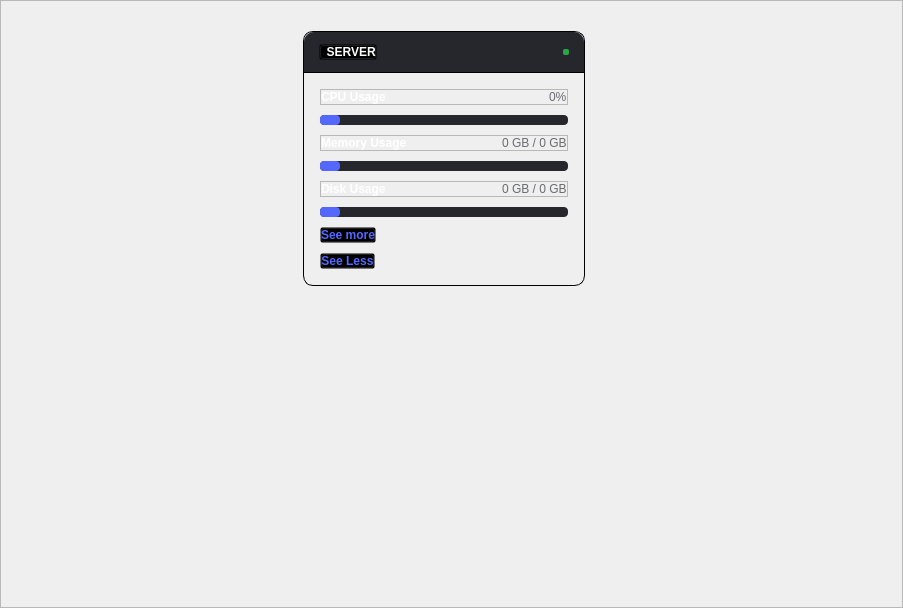
              <widget class="QWidget" name="scrollAreaWidgetContents">
               <property name="geometry">
                <rect>
                 <x>0</x>
                 <y>0</y>
                 <width>903</width>
                 <height>608</height>
                </rect>
               </property>
               <layout class="QVBoxLayout" name="verticalLayout_4">
                <property name="spacing">
                 <number>0</number>
                </property>
                <property name="leftMargin">
                 <number>0</number>
                </property>
                <property name="topMargin">
                 <number>0</number>
                </property>
                <property name="rightMargin">
                 <number>0</number>
                </property>
                <property name="bottomMargin">
                 <number>0</number>
                </property>
                <item>
                 <widget class="QFrame" name="cards">
                  <property name="styleSheet">
                   <string notr="true">QFrame#cards {
	padding: 30px;
	padding-right: 45px;
}</string>
                  </property>
                  <property name="frameShape">
                   <enum>QFrame::StyledPanel</enum>
                  </property>
                  <property name="frameShadow">
                   <enum>QFrame::Raised</enum>
                  </property>
                  <layout class="QGridLayout" name="gridLayout">
                   <property name="leftMargin">
                    <number>0</number>
                   </property>
                   <property name="topMargin">
                    <number>0</number>
                   </property>
                   <property name="rightMargin">
                    <number>0</number>
                   </property>
                   <property name="bottomMargin">
                    <number>0</number>
                   </property>
                   <property name="spacing">
                    <number>20</number>
                   </property>
                   <item row="0" column="0" alignment="Qt::AlignTop">
                    <widget class="QFrame" name="card">
                     <property name="styleSheet">
                      <string notr="true">QFrame#card {
	border: 1px solid black;
	border-radius: 10px;
	background-color: transparent;
	max-width: 280px;
	max-height: 255px;
}

</string>
                     </property>
                     <property name="frameShape">
                      <enum>QFrame::StyledPanel</enum>
                     </property>
                     <property name="frameShadow">
                      <enum>QFrame::Raised</enum>
                     </property>
                     <layout class="QVBoxLayout" name="verticalLayout_5">
                      <property name="spacing">
                       <number>0</number>
                      </property>
                      <property name="leftMargin">
                       <number>0</number>
                      </property>
                      <property name="topMargin">
                       <number>0</number>
                      </property>
                      <property name="rightMargin">
                       <number>0</number>
                      </property>
                      <property name="bottomMargin">
                       <number>0</number>
                      </property>
                      <item alignment="Qt::AlignTop">
                       <widget class="QFrame" name="cardHeader">
                        <property name="styleSheet">
                         <string notr="true">QFrame#cardHeader {
min-height: 40px;
max-height: 40px;
border-bottom: 1px solid black;
border-top-left-radius: 10px;
border-top-right-radius: 10px;
background-color: #26272D;
}</string>
                        </property>
                        <property name="frameShape">
                         <enum>QFrame::StyledPanel</enum>
                        </property>
                        <property name="frameShadow">
                         <enum>QFrame::Raised</enum>
                        </property>
                        <layout class="QHBoxLayout" name="horizontalLayout_7">
                         <property name="spacing">
                          <number>0</number>
                         </property>
                         <property name="leftMargin">
                          <number>0</number>
                         </property>
                         <property name="topMargin">
                          <number>0</number>
                         </property>
                         <property name="rightMargin">
                          <number>0</number>
                         </property>
                         <property name="bottomMargin">
                          <number>0</number>
                         </property>
                         <item alignment="Qt::AlignLeft">
                          <widget class="QPushButton" name="PC">
                           <property name="styleSheet">
                            <string notr="true">font-family: &quot;Segoe UI&quot;, sans-serif;
font-size: 12px;
font-weight: 500;
color: white;
background-color: transparent;
text-align: left;
margin-left: 15px;</string>
                           </property>
                           <property name="text">
                            <string>  SERVER</string>
                           </property>
                           <property name="icon">
                            <iconset resource="resources.qrc">
                             <normaloff>:/images/resources/icons_alt/monitor.svg</normaloff>:/images/resources/icons_alt/monitor.svg</iconset>
                           </property>
                          </widget>
                         </item>
                         <item>
                          <widget class="QLabel" name="status">
                           <property name="styleSheet">
                            <string notr="true">QLabel#status {
	min-width: 6px;
	max-height: 6px;
	min-width: 6px;
	max-width: 6px;
	border-radius: 2px;
	background-color: #28A745;
	margin-right: 15px;
}</string>
                           </property>
                           <property name="text">
                            <string/>
                           </property>
                          </widget>
                         </item>
                        </layout>
                       </widget>
                      </item>
                      <item>
                       <widget class="QFrame" name="cardContent">
                        <property name="styleSheet">
                         <string notr="true">QFrame#cardContent {
	padding: 15px;
	background-color: transparent;
}</string>
                        </property>
                        <property name="frameShape">
                         <enum>QFrame::StyledPanel</enum>
                        </property>
                        <property name="frameShadow">
                         <enum>QFrame::Raised</enum>
                        </property>
                        <layout class="QVBoxLayout" name="verticalLayout_6">
                         <property name="spacing">
                          <number>0</number>
                         </property>
                         <property name="leftMargin">
                          <number>0</number>
                         </property>
                         <property name="topMargin">
                          <number>0</number>
                         </property>
                         <property name="rightMargin">
                          <number>0</number>
                         </property>
                         <property name="bottomMargin">
                          <number>0</number>
                         </property>
                         <item>
                          <widget class="QFrame" name="cpuUsage">
                           <property name="sizePolicy">
                            <sizepolicy hsizetype="Preferred" vsizetype="Fixed">
                             <horstretch>0</horstretch>
                             <verstretch>0</verstretch>
                            </sizepolicy>
                           </property>
                           <property name="styleSheet">
                            <string notr="true">QFrame#cpuUsage {
	margin-bottom: 10px;
}</string>
                           </property>
                           <property name="frameShape">
                            <enum>QFrame::StyledPanel</enum>
                           </property>
                           <property name="frameShadow">
                            <enum>QFrame::Raised</enum>
                           </property>
                           <layout class="QHBoxLayout" name="horizontalLayout_9">
                            <property name="spacing">
                             <number>0</number>
                            </property>
                            <property name="leftMargin">
                             <number>0</number>
                            </property>
                            <property name="topMargin">
                             <number>0</number>
                            </property>
                            <property name="rightMargin">
                             <number>0</number>
                            </property>
                            <property name="bottomMargin">
                             <number>0</number>
                            </property>
                            <item alignment="Qt::AlignTop">
                             <widget class="QLabel" name="txtCpuUsage">
                              <property name="styleSheet">
                               <string notr="true">QLabel#txtCpuUsage {
	font-family: &quot;Segoe UI&quot;, sans-serif;
	font-size: 12px;
	font-weight: 500;
	color: white;
}</string>
                              </property>
                              <property name="text">
                               <string>CPU Usage</string>
                              </property>
                             </widget>
                            </item>
                            <item alignment="Qt::AlignRight|Qt::AlignTop">
                             <widget class="QLabel" name="cpuUsageValueText">
                              <property name="styleSheet">
                               <string notr="true">QLabel#cpuUsageValueText {
	font-family: &quot;Segoe UI&quot;, sans-serif;
	color: #6a6b70;
}
</string>
                              </property>
                              <property name="text">
                               <string>0%</string>
                              </property>
                             </widget>
                            </item>
                           </layout>
                          </widget>
                         </item>
                         <item alignment="Qt::AlignTop">
                          <widget class="QFrame" name="cpuUsageBar">
                           <property name="sizePolicy">
                            <sizepolicy hsizetype="Preferred" vsizetype="Preferred">
                             <horstretch>0</horstretch>
                             <verstretch>0</verstretch>
                            </sizepolicy>
                           </property>
                           <property name="styleSheet">
                            <string notr="true">QFrame#cpuUsageBar {
    background-color: #26272D;
    border-radius: 4px;
	
	min-width: 248px;
	max-width: 248px;

	min-height: 10px;
	max-height: 10px;
}</string>
                           </property>
                           <property name="frameShape">
                            <enum>QFrame::StyledPanel</enum>
                           </property>
                           <property name="frameShadow">
                            <enum>QFrame::Raised</enum>
                           </property>
                           <layout class="QHBoxLayout" name="horizontalLayout_8">
                            <property name="spacing">
                             <number>0</number>
                            </property>
                            <property name="leftMargin">
                             <number>0</number>
                            </property>
                            <property name="topMargin">
                             <number>0</number>
                            </property>
                            <property name="rightMargin">
                             <number>0</number>
                            </property>
                            <property name="bottomMargin">
                             <number>0</number>
                            </property>
                            <item>
                             <widget class="QLabel" name="cpuUsageValue">
                              <property name="styleSheet">
                               <string notr="true">QFrame#cpuUsageValue {
	min-height: 10px;
	border-radius: 4px;
	background-color: #5468ff;
	min-width: 20px;
}

</string>
                              </property>
                              <property name="text">
                               <string/>
                              </property>
                             </widget>
                            </item>
                            <item>
                             <spacer name="horizontalSpacer_5">
                              <property name="orientation">
                               <enum>Qt::Horizontal</enum>
                              </property>
                              <property name="sizeHint" stdset="0">
                               <size>
                                <width>40</width>
                                <height>20</height>
                               </size>
                              </property>
                             </spacer>
                            </item>
                           </layout>
                          </widget>
                         </item>
                         <item>
                          <widget class="QFrame" name="memoryUsage">
                           <property name="sizePolicy">
                            <sizepolicy hsizetype="Preferred" vsizetype="Fixed">
                             <horstretch>0</horstretch>
                             <verstretch>0</verstretch>
                            </sizepolicy>
                           </property>
                           <property name="styleSheet">
                            <string notr="true">QFrame#memoryUsage {
	margin-bottom: 10px;
	margin-top: 10px;
}</string>
                           </property>
                           <property name="frameShape">
                            <enum>QFrame::StyledPanel</enum>
                           </property>
                           <property name="frameShadow">
                            <enum>QFrame::Raised</enum>
                           </property>
                           <layout class="QHBoxLayout" name="horizontalLayout_4">
                            <property name="spacing">
                             <number>0</number>
                            </property>
                            <property name="leftMargin">
                             <number>0</number>
                            </property>
                            <property name="topMargin">
                             <number>0</number>
                            </property>
                            <property name="rightMargin">
                             <number>0</number>
                            </property>
                            <property name="bottomMargin">
                             <number>0</number>
                            </property>
                            <item alignment="Qt::AlignTop">
                             <widget class="QLabel" name="memoryUsageLabel">
                              <property name="styleSheet">
                               <string notr="true">QLabel#memoryUsageLabel {
	font-family: &quot;Segoe UI&quot;, sans-serif;
	font-size: 12px;
	font-weight: 500;
	color: white;
}</string>
                              </property>
                              <property name="text">
                               <string>Memory Usage</string>
                              </property>
                             </widget>
                            </item>
                            <item alignment="Qt::AlignRight|Qt::AlignTop">
                             <widget class="QLabel" name="memoryUsageText">
                              <property name="styleSheet">
                               <string notr="true">QLabel#memoryUsageText {
	font-family: &quot;Segoe UI&quot;, sans-serif;
	color: #6a6b70;
}
</string>
                              </property>
                              <property name="text">
                               <string>0 GB / 0 GB</string>
                              </property>
                             </widget>
                            </item>
                           </layout>
                          </widget>
                         </item>
                         <item>
                          <widget class="QFrame" name="memoryUsageBar">
                           <property name="styleSheet">
                            <string notr="true">QFrame#memoryUsageBar {
    background-color: #26272D;
    border-radius: 4px;
	
	min-width: 248px;
	max-width: 248px;

	min-height: 10px;
	max-height: 10px;
}</string>
                           </property>
                           <property name="frameShape">
                            <enum>QFrame::StyledPanel</enum>
                           </property>
                           <property name="frameShadow">
                            <enum>QFrame::Raised</enum>
                           </property>
                           <layout class="QHBoxLayout" name="horizontalLayout_11">
                            <property name="spacing">
                             <number>0</number>
                            </property>
                            <property name="leftMargin">
                             <number>0</number>
                            </property>
                            <property name="topMargin">
                             <number>0</number>
                            </property>
                            <property name="rightMargin">
                             <number>0</number>
                            </property>
                            <property name="bottomMargin">
                             <number>0</number>
                            </property>
                            <item>
                             <widget class="QLabel" name="memoryUsageBarValue">
                              <property name="styleSheet">
                               <string notr="true">QFrame#memoryUsageBarValue {
	min-height: 10px;
	border-radius: 4px;
	background-color: #5468ff;
	min-width: 20px;
}

</string>
                              </property>
                              <property name="text">
                               <string/>
                              </property>
                             </widget>
                            </item>
                            <item>
                             <spacer name="horizontalSpacer_2">
                              <property name="orientation">
                               <enum>Qt::Horizontal</enum>
                              </property>
                              <property name="sizeHint" stdset="0">
                               <size>
                                <width>215</width>
                                <height>7</height>
                               </size>
                              </property>
                             </spacer>
                            </item>
                           </layout>
                          </widget>
                         </item>
                         <item>
                          <widget class="QFrame" name="diskUsage">
                           <property name="sizePolicy">
                            <sizepolicy hsizetype="Preferred" vsizetype="Fixed">
                             <horstretch>0</horstretch>
                             <verstretch>0</verstretch>
                            </sizepolicy>
                           </property>
                           <property name="styleSheet">
                            <string notr="true">QFrame#diskUsage {
	margin-bottom: 10px;
	margin-top: 10px;
}</string>
                           </property>
                           <property name="frameShape">
                            <enum>QFrame::StyledPanel</enum>
                           </property>
                           <property name="frameShadow">
                            <enum>QFrame::Raised</enum>
                           </property>
                           <layout class="QHBoxLayout" name="horizontalLayout_12">
                            <property name="spacing">
                             <number>0</number>
                            </property>
                            <property name="leftMargin">
                             <number>0</number>
                            </property>
                            <property name="topMargin">
                             <number>0</number>
                            </property>
                            <property name="rightMargin">
                             <number>0</number>
                            </property>
                            <property name="bottomMargin">
                             <number>0</number>
                            </property>
                            <item>
                             <widget class="QLabel" name="diskUsageLabel">
                              <property name="styleSheet">
                               <string notr="true">QLabel#diskUsageLabel {
	font-family: &quot;Segoe UI&quot;, sans-serif;
	font-size: 12px;
	font-weight: 500;
	color: white;
}</string>
                              </property>
                              <property name="text">
                               <string>Disk Usage</string>
                              </property>
                             </widget>
                            </item>
                            <item alignment="Qt::AlignRight">
                             <widget class="QLabel" name="diskUsageText">
                              <property name="styleSheet">
                               <string notr="true">QLabel#diskUsageText {
	font-family: &quot;Segoe UI&quot;, sans-serif;
	color: #6a6b70;
}
</string>
                              </property>
                              <property name="text">
                               <string>0 GB / 0 GB</string>
                              </property>
                             </widget>
                            </item>
                           </layout>
                          </widget>
                         </item>
                         <item>
                          <widget class="QFrame" name="diskUsageBar">
                           <property name="styleSheet">
                            <string notr="true">QFrame#diskUsageBar {
    background-color: #26272D;
    border-radius: 4px;
	
	min-width: 248px;
	max-width: 248px;

	min-height: 10px;
	max-height: 10px;
}</string>
                           </property>
                           <property name="frameShape">
                            <enum>QFrame::StyledPanel</enum>
                           </property>
                           <property name="frameShadow">
                            <enum>QFrame::Raised</enum>
                           </property>
                           <layout class="QHBoxLayout" name="horizontalLayout_14">
                            <property name="spacing">
                             <number>0</number>
                            </property>
                            <property name="leftMargin">
                             <number>0</number>
                            </property>
                            <property name="topMargin">
                             <number>0</number>
                            </property>
                            <property name="rightMargin">
                             <number>0</number>
                            </property>
                            <property name="bottomMargin">
                             <number>0</number>
                            </property>
                            <item>
                             <widget class="QLabel" name="diskUsageBarValue">
                              <property name="styleSheet">
                               <string notr="true">QFrame#diskUsageBarValue {
	min-height: 10px;
	border-radius: 4px;
	background-color: #5468ff;
	min-width: 20px;
}
</string>
                              </property>
                              <property name="text">
                               <string/>
                              </property>
                             </widget>
                            </item>
                            <item>
                             <spacer name="horizontalSpacer_3">
                              <property name="orientation">
                               <enum>Qt::Horizontal</enum>
                              </property>
                              <property name="sizeHint" stdset="0">
                               <size>
                                <width>40</width>
                                <height>20</height>
                               </size>
                              </property>
                             </spacer>
                            </item>
                           </layout>
                          </widget>
                         </item>
                         <item alignment="Qt::AlignLeft|Qt::AlignTop">
                          <widget class="QPushButton" name="btnSeeMore">
                           <property name="cursor">
                            <cursorShape>PointingHandCursor</cursorShape>
                           </property>
                           <property name="styleSheet">
                            <string notr="true">QPushButton#btnSeeMore {
	font-family: &quot;Segoe UI&quot;, sans-serif;
	font-size: 12px;
	font-weight: 500;
	color: #5568fe;
	background-color: transparent;
	padding: 0px;	
	margin-top: 10px;
}
</string>
                           </property>
                           <property name="text">
                            <string>See more</string>
                           </property>
                          </widget>
                         </item>
                         <item alignment="Qt::AlignLeft|Qt::AlignTop">
                          <widget class="QPushButton" name="btnSeeLess">
                           <property name="cursor">
                            <cursorShape>PointingHandCursor</cursorShape>
                           </property>
                           <property name="styleSheet">
                            <string notr="true">QPushButton#btnSeeLess {
	font-family: &quot;Segoe UI&quot;, sans-serif;
	font-size: 12px;
	font-weight: 500;
	color: #5568fe;
	background-color: transparent;
	padding: 0px;	
	margin-top: 10px;
}
</string>
                           </property>
                           <property name="text">
                            <string>See Less</string>
                           </property>
                          </widget>
                         </item>
                        </layout>
                       </widget>
                      </item>
                     </layout>
                    </widget>
                   </item>
                  </layout>
                 </widget>
                </item>
               </layout>
              </widget>
